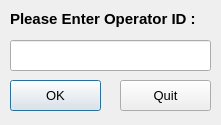
<?xml version="1.0" encoding="UTF-8"?>
<ui version="4.0">
 <class>EnterOperatorID</class>
 <widget class="QDialog" name="EnterOperatorID">
  <property name="geometry">
   <rect>
    <x>0</x>
    <y>0</y>
    <width>221</width>
    <height>125</height>
   </rect>
  </property>
  <property name="sizePolicy">
   <sizepolicy hsizetype="Fixed" vsizetype="Fixed">
    <horstretch>0</horstretch>
    <verstretch>0</verstretch>
   </sizepolicy>
  </property>
  <property name="minimumSize">
   <size>
    <width>221</width>
    <height>125</height>
   </size>
  </property>
  <property name="maximumSize">
   <size>
    <width>221</width>
    <height>125</height>
   </size>
  </property>
  <property name="windowTitle">
   <string>Enter Operator ID</string>
  </property>
  <property name="windowIcon">
   <iconset>
    <normaloff>CK.ico</normaloff>CK.ico</iconset>
  </property>
  <property name="autoFillBackground">
   <bool>false</bool>
  </property>
  <property name="sizeGripEnabled">
   <bool>false</bool>
  </property>
  <property name="modal">
   <bool>false</bool>
  </property>
  <widget class="QLabel" name="label">
   <property name="geometry">
    <rect>
     <x>10</x>
     <y>10</y>
     <width>241</width>
     <height>31</height>
    </rect>
   </property>
   <property name="text">
    <string>&lt;html&gt;&lt;head/&gt;&lt;body&gt;&lt;p&gt;&lt;span style=&quot; font-size:11pt; font-weight:600;&quot;&gt;Please Enter Operator ID :&lt;/span&gt;&lt;br/&gt;&lt;/p&gt;&lt;/body&gt;&lt;/html&gt;</string>
   </property>
  </widget>
  <widget class="QLineEdit" name="lineEdit">
   <property name="geometry">
    <rect>
     <x>10</x>
     <y>40</y>
     <width>201</width>
     <height>31</height>
    </rect>
   </property>
   <property name="font">
    <font>
     <pointsize>10</pointsize>
    </font>
   </property>
   <property name="text">
    <string/>
   </property>
  </widget>
  <widget class="QPushButton" name="pushButton">
   <property name="geometry">
    <rect>
     <x>10</x>
     <y>80</y>
     <width>91</width>
     <height>31</height>
    </rect>
   </property>
   <property name="font">
    <font>
     <pointsize>10</pointsize>
    </font>
   </property>
   <property name="text">
    <string>OK</string>
   </property>
  </widget>
  <widget class="QPushButton" name="pushButton_2">
   <property name="geometry">
    <rect>
     <x>120</x>
     <y>80</y>
     <width>91</width>
     <height>31</height>
    </rect>
   </property>
   <property name="font">
    <font>
     <pointsize>10</pointsize>
    </font>
   </property>
   <property name="text">
    <string>Quit</string>
   </property>
  </widget>
 </widget>
 <resources/>
 <connections/>
</ui>
